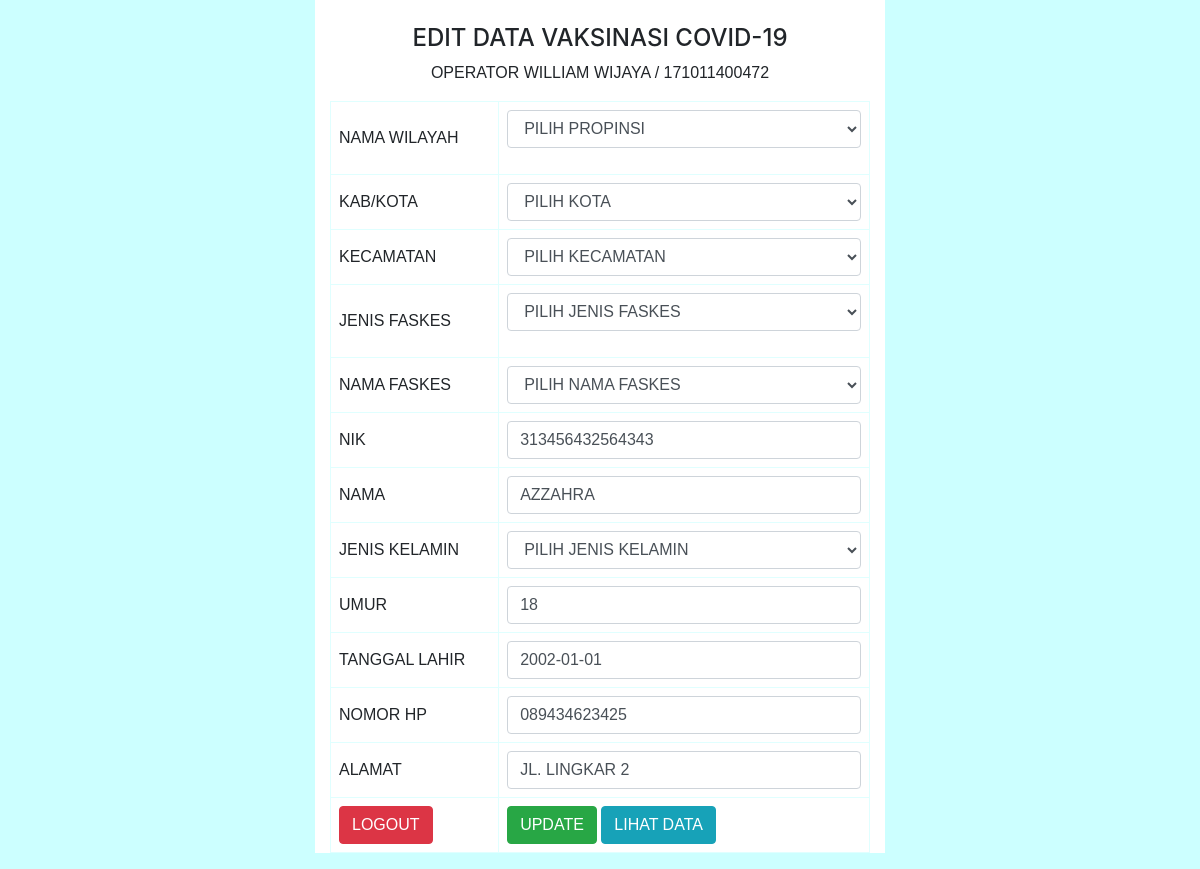
Screenshot of /edit.php?nik=313456432564343 (signed in) with the database file from the repository.
### tables this page shows
CREATE TABLE `data_pendaftar` (
  `nik` char(16) NOT NULL,
  `nama_pendaftar` varchar(30) NOT NULL,
  `kelamin` varchar(12) NOT NULL,
  `tgl_lahir` date NOT NULL,
  `umur` varchar(3) NOT NULL,
  `alamat` varchar(30) NOT NULL,
  `no_hp` varchar(15) NOT NULL,
  `wilayah` varchar(20) NOT NULL,
  `nama_faskes` varchar(30) NOT NULL
);

### edit.php (the view, shortened to what this page needs)
<html>
<head>
	<link rel="stylesheet" href="bootstrap/css/bootstrap.min.css">
    <link rel="stylesheet" href="https://maxcdn.bootstrapcdn.com/bootstrap/4.3.1/css/bootstrap.min.css">
</head>
<body>
	<div class="container">
		<?php
		include 'koneksi.php';
		$nik = $_GET['nik'];
		$data = mysqli_query($con,"select * from data_pendaftar where nik='$nik'");
		while($d = mysqli_fetch_array($data)){
	?>
	<br>
		<h4 align="center">EDIT DATA VAKSINASI COVID-19</h4>
		<p align="center">OPERATOR <?php echo $_SESSION['nama'];?> / <?php echo $_SESSION['nim'];?></p>
		<form action="update.php" method="post" enctype="multipart/form-data" name="inputdata">
		<table width="1000" border="0" align="center" cellpadding="0" cellspacing="1">
		    <tr>
		        <td>NAMA WILAYAH</td>
		        <td>
					 <select class="form-control" name="propinsi" id="propinsi" required="">
					 	<option value="">PILIH PROPINSI</option>
	                  </select><br>
		        </td>
		    </tr>
		    <tr>
		        <td>KAB/KOTA</td>
		        <td>
		        	<select class="form-control" name="kota" id="kota" required="">
				 		<option>PILIH KOTA</option>
			 		</select>
		        </td>
		    </tr>
		    <tr>
		    	<tr>
		        <td>KECAMATAN</td>
		        <td>
		        	<select class="form-control" name="kecamatan" id="kecamatan" required="">
				 		<option>PILIH KECAMATAN</option>
			 		</select>
		        </td>
		    </tr>
		    <tr>
		    	<tr>
		        <td>JENIS FASKES</td>
		        <td>
					 <select class="form-control" name="jfaskes" id="jfaskes" required="">
					 	<option value="">PILIH JENIS FASKES</option>
	                  </select><br>
		        </td>
		    </tr>
		    <tr>
		    	<tr>
		        <td>NAMA FASKES</td>
		        <td ><select class="form-control" name="nfaskes" id="nfaskes" required="">
				 		<option>PILIH NAMA FASKES</option>
			 		</select>
			 	</td>
		    </tr>
		    <tr>
		    <tr>
		        <td>NIK</td>
		        <td><input class="form-control" type="text" name="nik" size="20" value="<?php echo $d['nik'] ?>" required=""></td>
		    </tr>
		    <tr>
		        <td>NAMA</td>
		        <td><input class="form-control" type="text" name="nama" size="20" value="<?php echo $d['nama_pendaftar'] ?>" required=""></td>
		    </tr>
		    <tr>
		        <td>JENIS KELAMIN</td>
		        <td>
		        	<select class="form-control" name="jk" required="">
		        		<option>PILIH JENIS KELAMIN</option>
		        	</select>
		        </td>
		    </tr>
		    <tr>
		        <td>UMUR</td>
		        <td><input class="form-control" type="text" name="umur" size="20" value="<?php echo $d['umur'] ?>" required=""></td>
		    </tr>
		    <tr>
		        <td>TANGGAL LAHIR</td>
		        <td><input class="form-control" placeholder="YYYY/MM/DD" type="text" name="tgl_lahir" size="20" value="<?php echo $d['tgl_lahir'] ?>"required=""></td>
		    </tr>
		    <tr>
		        <td>NOMOR HP</td>
		        <td><input class="form-control" type="text" name="no_hp" size="20" value="<?php echo $d['no_hp'] ?>" required=""></td>
		    </tr>
		    <tr>
		        <td>ALAMAT</td>
		        <td><input class="form-control" type="text" name="alamat" size="20" value="<?php echo $d['alamat'] ?>" required=""></td>
		    </tr>
		    <tr>
		        <td><a href="logout.php"><div class="btn btn-danger">LOGOUT</div></a></td>
		        <td>
		        <input  class="btn btn-success" type="submit" value="UPDATE" name="submit">
		        <a href="tampil.php"><div class="btn btn-info">LIHAT DATA</div></a>
		    	</td>
		    </tr>
		</table>
		</form>
	<?php
	}
	?>
	</div>
</body>
</html>

### edit.php (style rules this page uses)
.container { background: white; }
body { max-width: 570px; margin: auto; background: #ccffff; }
table { font-family: arial, sans-serif; border-collapse: collapse; width: 100%; }
td, th { border: 1px solid #E0FFFF; text-align: left; padding: 8px; }
tr { background-color: white; }
p { font-family: arial, sans-serif; }
a { color: grey; }

### rows the page displays
data_pendaftar: nik "313456432564343", nama "AZZAHRA", umur "18", tgl_lahir "2002-01-01", no_hp "089434623425", alamat "JL. LINGKAR 2"
